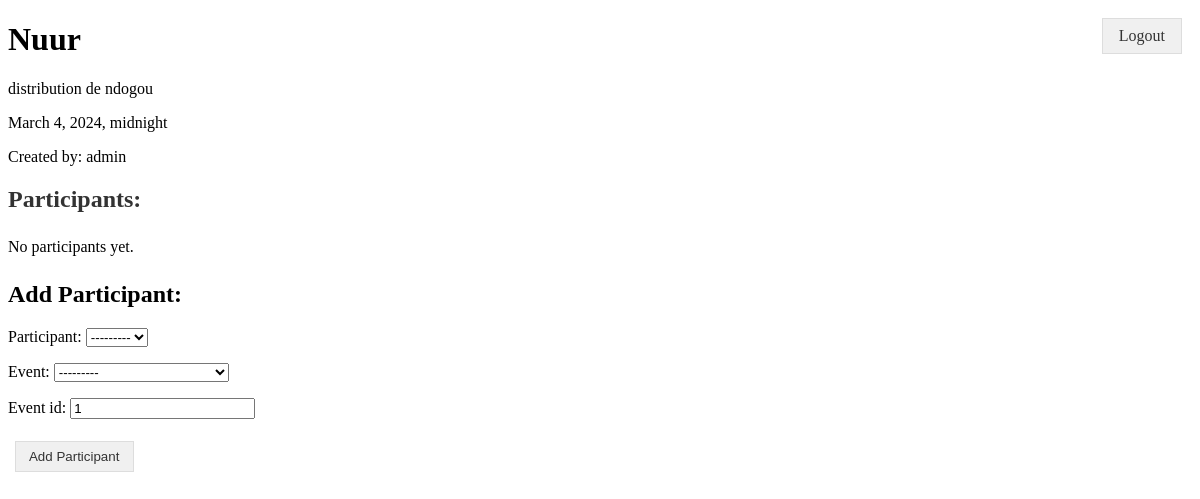
The page /event/1/ on the database its author committed.
### events/models.py (models this page shows)
class Event(models.Model):
    name = models.CharField(max_length=255)
    description = models.TextField()
    location = models.CharField(max_length=255)
    date = models.DateTimeField()
    creator = models.ForeignKey(User, on_delete=models.CASCADE, related_name='events')
    def __str__(self):
        return self.name

### accounts/models.py (models this page shows)
class CustomUser(AbstractUser):
    email = models.EmailField(unique=True)
    phone_number = models.CharField(max_length=15, blank=True, null=True)
    date_joined = models.DateTimeField(auto_now_add=True)

### home/views.py (the view)
# urls.py: path('event/<int:event_id>/', home_views.event_detail, name='event_detail')
def event_detail(request,event_id):
    event = get_object_or_404(Event, id=event_id)
    participations = Participation.objects.filter(event=event)
    if request.method == 'POST':
        form = AddParticipantForm(request.POST)
        if form.is_valid():
            form.save()
            return redirect('event_detail', event_id=event_id)
    else:
        form = AddParticipantForm(initial={'event_id': event_id})
    return render(request, 'home/detail_event.html', {'event': event, 'participations': participations, 'form': form})

### home/forms.py (shortened to what this page needs)
class AddParticipantForm(forms.ModelForm):
    event_id = forms.IntegerField()
    class Meta:
        model = Participation
        fields = ['participant', 'event']

### templates/home/detail_event.html (shortened to what this page needs)
{% extends '../base_generic.html' %}
{% block content %}
<div class="content">
    <h1 class="event-title">{{ event.name }}</h1>
    <p>{{ event.description }}</p>
    <p>{{ event.date }}</p>
    <p>Created by: {{ event.creator.username }}</p>
    <div class="participants">
        <h2>Participants:</h2>
        <ul>
            {% for participation in participations %}
            <li>{{ participation.participant.username }}</li>
            {% empty %}
            <li>No participants yet.</li>
            {% endfor %}
        </ul>
    </div>
    <h2>Add Participant:</h2>
    <form method="post">
        {{ form.as_p }}
        <button type="submit" class="btn btn-primary">Add Participant</button>
    </form>
</div>
{% endblock %}

### templates/base_generic.html (style rules this page uses)
.btn { display: inline-block; padding: 0.5em 1em; margin: 0.5em; background-color: #f0f0f0; border: 1px solid #ddd; text-decoration: none; color: #333; text-align: center; cursor: pointer; }

### templates/home/detail_event.html (style rules this page uses)
.participants { margin-top: 20px; }
.participants h2 { color: #333; }
.participants ul { list-style-type: none; padding: 0; }
.participants ul li { padding: 5px 0; }

### rows shown on the page
Event: name "Nuur", description "distribution de ndogou", date "March 4, 2024, midnight", creator.username "admin"
